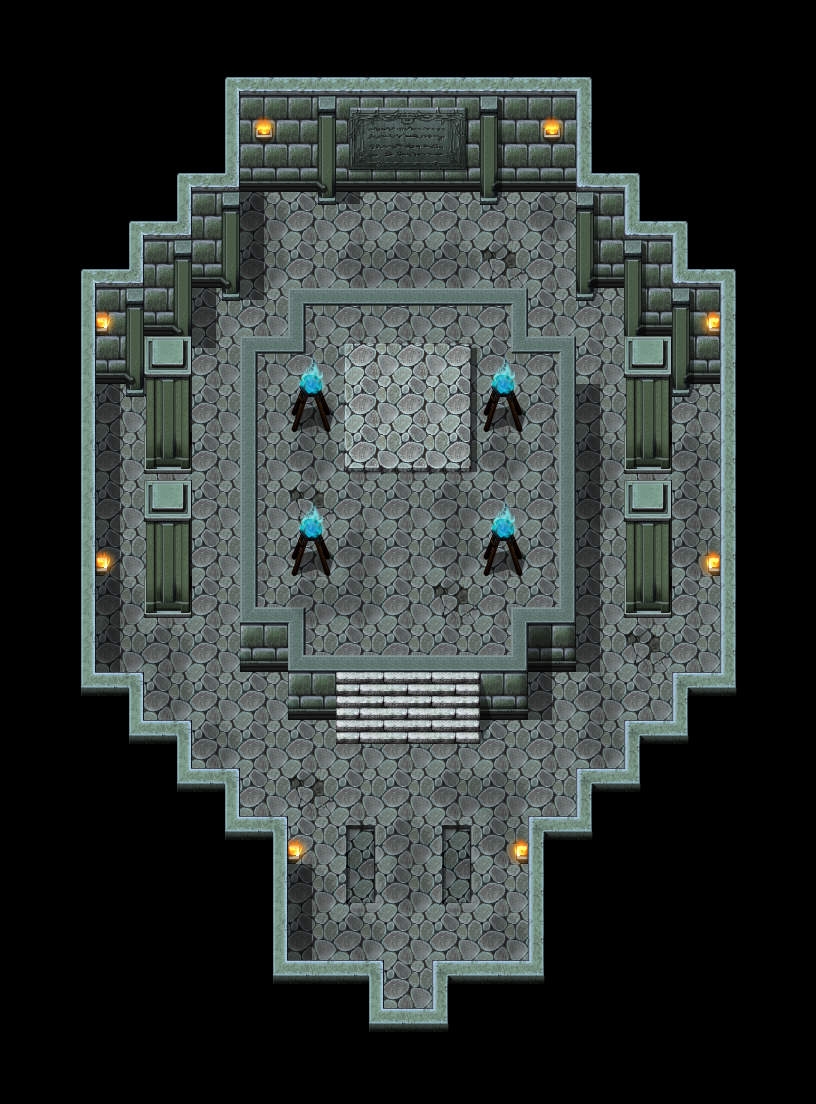

A 2D game scene composited from a Tiled map and its tileset images. What follows is a short description and the map's XML, with each tile layer's data collapsed to a summary:
An orthogonal 34x46 tile map with 24x24 px tiles, 9 tile layers (under0_none, under1_ground, under2_objects, under3_none, ...), 4 tilesets and 67 objects (4x blue, 2x hero_s_hometown_mysterious_tunnel_b2_1, chest0006, note_mysterious_tunnel_b2_2, hero_s_hometown_mysterious_tunnel_b2_2).

<map version="1.4" tiledversion="1.4.3" orientation="orthogonal" renderorder="right-down" width="34" height="46" tilewidth="24" tileheight="24" infinite="0" nextlayerid="23" nextobjectid="94">
 <properties>
  <property name="bgm" value="bgm_mysterious_tunnel" />
  <property name="bgs" value="bgs_fireplace" />
  <property name="lightmap_player" value="light_player" />
  <property name="step_sound" value="stone" />
 </properties>
 <tileset firstgid="1" name="hero_s_hometown_mysterious_tunnel_b2_2" tilewidth="24" tileheight="24" tilecount="1080" columns="60">
  <image source="tilesets/hero_s_hometown_mysterious_tunnel_b2_2.png" width="1440" height="432" />
 </tileset>
 <tileset firstgid="1081" source="tilesets/fsm_inside01_e.tsx" />
 <tileset firstgid="2105" source="tilesets/fsm_flame02.tsx" />
 <tileset firstgid="2873" source="tilesets/fsm_flame01.tsx" />
 <layer id="15" name="under0_none" width="34" height="46">
  <data>[1564 cells, 0 non-empty, 0 distinct tile ids]</data>
 </layer>
 <layer id="1" name="under1_ground" width="34" height="46">
  <data>[1564 cells, 1522 non-empty, 159 distinct tile ids]</data>
 </layer>
 <layer id="16" name="under2_objects" width="34" height="46">
  <data>[1564 cells, 16 non-empty, 4 distinct tile ids]</data>
 </layer>
 <layer id="17" name="under3_none" width="34" height="46">
  <data>[1564 cells, 0 non-empty, 0 distinct tile ids]</data>
 </layer>
 <layer id="18" name="under4_none" width="34" height="46">
  <data>[1564 cells, 0 non-empty, 0 distinct tile ids]</data>
 </layer>
 <layer id="19" name="under5_none" width="34" height="46">
  <data>[1564 cells, 0 non-empty, 0 distinct tile ids]</data>
 </layer>
 <layer id="20" name="over6_objects" width="34" height="46">
  <data>[1564 cells, 116 non-empty, 31 distinct tile ids]</data>
 </layer>
 <layer id="21" name="over7_none" width="34" height="46">
  <data>[1564 cells, 0 non-empty, 0 distinct tile ids]</data>
 </layer>
 <layer id="22" name="over8_none" width="34" height="46">
  <data>[1564 cells, 0 non-empty, 0 distinct tile ids]</data>
 </layer>
 <objectgroup color="#0055ff" id="5" name="sound" />
 <objectgroup color="#aa0000" id="4" name="collision">
  <object id="1" x="0" y="0" width="96" height="1104" />
  <object id="2" x="96" y="696" width="48" height="408" />
  <object id="3" x="144" y="744" width="48" height="360" />
  <object id="4" x="192" y="792" width="48" height="312" />
  <object id="5" x="240" y="840" width="48" height="264" />
  <object id="6" x="288" y="984" width="96" height="120" />
  <object id="10" x="432" y="984" width="384" height="120" />
  <object id="11" x="528" y="840" width="288" height="144" />
  <object id="12" x="576" y="792" width="240" height="48" />
  <object id="13" x="624" y="744" width="192" height="48" />
  <object id="14" x="672" y="696" width="144" height="48" />
  <object id="15" x="720" y="0" width="96" height="696" />
  <object id="16" x="96" y="0" width="624" height="192" />
  <object id="17" x="96" y="192" width="48" height="192" />
  <object id="18" x="144" y="192" width="48" height="144" />
  <object id="19" x="192" y="192" width="48" height="96" />
  <object id="20" x="576" y="192" width="144" height="96" />
  <object id="21" x="624" y="288" width="96" height="48" />
  <object id="22" x="672" y="336" width="48" height="48" />
  <object id="23" x="144" y="432" width="48" height="48" />
  <object id="24" x="144" y="576" width="48" height="48" />
  <object id="25" x="624" y="576" width="48" height="48" />
  <object id="26" x="624" y="432" width="48" height="48" />
  <object id="27" x="318" y="192" width="18" height="12" />
  <object id="28" x="480" y="192" width="18" height="12" />
  <object id="29" x="576" y="288" width="18" height="12" />
  <object id="30" x="222" y="288" width="18" height="12" />
  <object id="31" x="126" y="384" width="18" height="12" />
  <object id="32" x="672" y="384" width="18" height="12" />
  <object id="35" x="384" y="1056" width="48" height="48" />
  <object id="36" x="240" y="360" width="24" height="240" />
  <object id="38" x="240" y="600" width="72" height="72" />
  <object id="39" x="288" y="672" width="48" height="48" />
  <object id="40" x="336" y="720" height="24" />
  <object id="41" x="480" y="672" width="48" height="48" />
  <object id="42" x="480" y="720" height="24" />
  <object id="43" x="504" y="600" width="72" height="72" />
  <object id="44" x="552" y="360" width="24" height="240" />
  <object id="50" x="288" y="384" width="48" height="48" />
  <object id="51" x="480" y="384" width="48" height="48" />
  <object id="52" x="480" y="528" width="48" height="48" />
  <object id="53" x="288" y="528" width="48" height="48" />
  <object id="65" x="174" y="336" width="18" height="12" />
  <object id="66" x="624" y="336" width="18" height="12" />
  <object id="71" x="264" y="360" width="24" height="24" />
  <object id="72" x="528" y="360" width="24" height="24" />
  <object id="86" x="288" y="312" width="240" height="30" />
  <object id="87" x="288" y="342" height="18" />
  <object id="91" x="528" y="342" height="18" />
 </objectgroup>
 <objectgroup color="#5500ff" id="7" name="rest">
  <object id="70" name="chest0006" x="384" y="384" width="48" height="48" />
  <object id="84" name="note_mysterious_tunnel_b2_2" x="360" y="144" width="96" height="48" />
 </objectgroup>
 <objectgroup color="#aa55ff" id="12" name="hero" />
 <objectgroup color="#55ff7f" id="13" name="npc" />
 <objectgroup color="#55aaff" id="3" name="spawn">
  <object id="54" name="hero_s_hometown_mysterious_tunnel_b2_1" x="384" y="1008" width="48" height="24" />
  <object id="93" name="hero_s_hometown_mysterious_tunnel_b2_2" x="384" y="600" width="48" height="24">
   <properties>
    <property name="direction" value="north" />
   </properties>
  </object>
 </objectgroup>
 <objectgroup color="#ffff7f" id="2" name="portal">
  <object id="55" name="hero_s_hometown_mysterious_tunnel_b2_1" x="384" y="1032" width="48" height="24" />
 </objectgroup>
 <objectgroup color="#ffaa7f" id="14" name="warp" />
 <objectgroup color="#ffaa7f" id="11" name="save">
  <object id="92" x="336" y="672" width="144" height="72" />
 </objectgroup>
 <objectgroup id="9" name="lower_texture" />
 <objectgroup id="10" name="upper_texture" />
 <objectgroup color="#ffff00" id="8" name="quest" />
 <objectgroup color="#ffffff" id="6" name="lights">
  <object id="56" x="96" y="558" width="12" height="12" />
  <object id="57" x="96" y="318" width="12" height="12" />
  <object id="58" x="288" y="846" width="12" height="12" />
  <object id="60" x="516" y="846" width="12" height="12" />
  <object id="61" x="708" y="558" width="12" height="12" />
  <object id="62" x="708" y="318" width="12" height="12" />
  <object id="63" x="546" y="126" width="12" height="12" />
  <object id="64" x="258" y="126" width="12" height="12" />
  <object id="79" name="blue" x="306" y="378" width="12" height="12" />
  <object id="80" name="blue" x="498" y="378" width="12" height="12" />
  <object id="81" name="blue" x="306" y="522" width="12" height="12" />
  <object id="83" name="blue" x="498" y="522" width="12" height="12" />
 </objectgroup>
</map>
